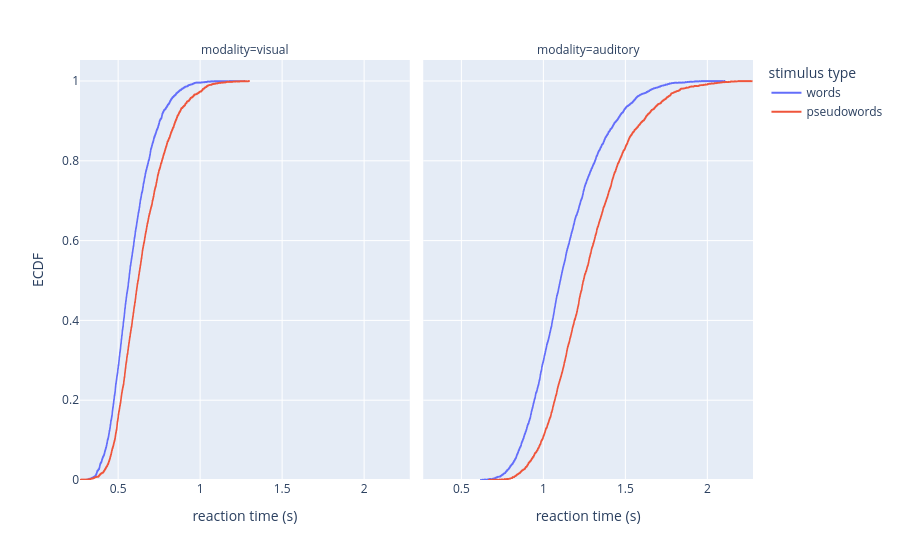

Write notebook code for a chart like this one.
### Code cell
def change_lables(t):
    t.update(
        name = MAPPING['is_word'][int(t.name)],
        legendgroup = MAPPING['is_word'][int(t.name)],
        hovertemplate = t.hovertemplate.replace(t.name, MAPPING['is_word'][int(t.name)])
    )

def change_annotations(t):
    t.update(
        text = t.text[:t.text.index('=') + 1] + MAPPING['modality'][int(t.text[t.text.index('=') + 1:])]
    )


fig = px.ecdf(
    data.sort_values(by='modality'),
    x="rt",
    labels={
         "rt": "reaction time (s)",
        'is_word': 'stimulus type',
         },
    color='is_word',
    facet_col='modality',
    ).update_layout(
    yaxis_title="ECDF"
).for_each_trace(change_lables).for_each_annotation(change_annotations)

fig.show()

### Figure 1 — Plotly figure (JSON) as saved in the notebook; plotly's stock layout.template omitted (floating-point values rounded to 4 significant figures; data arrays with more than 128 entries replaced by an {"elided": "..."} marker saying what was removed)
{"data": [{"hovertemplate": "stimulus type=words<br>modality=0<br>reaction time (s)=%{x}<br>probability=%{y}<extra></extra>", "legendgroup": "words", "line": {"dash": "solid", "shape": "hv"}, "marker": {"color": "#636efa", "symbol": "circle"}, "mode": "lines", "name": "words", "showlegend": true, "type": "scattergl", "x": {"elided": "2885 float values"}, "xaxis": "x", "y": {"elided": "2885 float values"}, "yaxis": "y"}, {"hovertemplate": "stimulus type=words<br>modality=words<br>reaction time (s)=%{x}<br>probability=%{y}<extra></extra>", "legendgroup": "words", "line": {"dash": "solid", "shape": "hv"}, "marker": {"color": "#636efa", "symbol": "circle"}, "mode": "lines", "name": "words", "showlegend": false, "type": "scattergl", "x": {"elided": "3242 float values"}, "xaxis": "x2", "y": {"elided": "3242 float values"}, "yaxis": "y2"}, {"hovertemplate": "stimulus type=pseudowords<br>modality=pseudowords<br>reaction time (s)=%{x}<br>probability=%{y}<extra></extra>", "legendgroup": "pseudowords", "line": {"dash": "solid", "shape": "hv"}, "marker": {"color": "#EF553B", "symbol": "circle"}, "mode": "lines", "name": "pseudowords", "showlegend": true, "type": "scattergl", "x": {"elided": "2801 float values"}, "xaxis": "x", "y": {"elided": "2801 float values"}, "yaxis": "y"}, {"hovertemplate": "stimulus type=pseudowords<br>modality=1<br>reaction time (s)=%{x}<br>probability=%{y}<extra></extra>", "legendgroup": "pseudowords", "line": {"dash": "solid", "shape": "hv"}, "marker": {"color": "#EF553B", "symbol": "circle"}, "mode": "lines", "name": "pseudowords", "showlegend": false, "type": "scattergl", "x": {"elided": "3150 float values"}, "xaxis": "x2", "y": {"elided": "3150 float values"}, "yaxis": "y2"}], "layout": {"annotations": [{"font": {}, "showarrow": false, "text": "modality=visual", "x": 0.245, "xanchor": "center", "xref": "paper", "y": 1, "yanchor": "bottom", "yref": "paper"}, {"font": {}, "showarrow": false, "text": "modality=auditory", "x": 0.755, "xanchor": "center", "xref": "paper", "y": 1, "yanchor": "bottom", "yref": "paper"}], "legend": {"title": {"text": "stimulus type"}, "tracegroupgap": 0}, "margin": {"t": 60}, "xaxis": {"anchor": "y", "domain": [0, 0.49], "title": {"text": "reaction time (s)"}}, "xaxis2": {"anchor": "y2", "domain": [0.51, 1], "matches": "x", "title": {"text": "reaction time (s)"}}, "yaxis": {"anchor": "x", "domain": [0, 1], "rangemode": "tozero", "title": {"text": "ECDF"}}, "yaxis2": {"anchor": "x2", "domain": [0, 1], "matches": "y", "rangemode": "tozero", "showticklabels": false}}}
